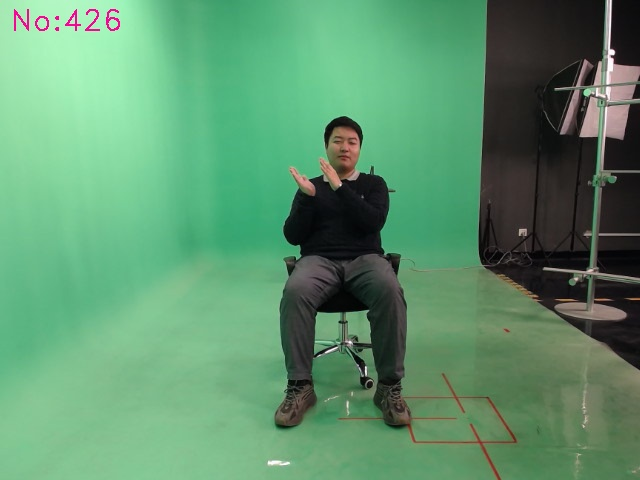
#> input picture others/000000000010.jpg, 640 x 480 px
$ python plot.py
#> lines starting #> are read from the running program, lines starting #| are printed output that depends on the picture
import json
import numpy as np
import matplotlib.pyplot as plt
import matplotlib.image as mpimg

# Load your JSON data
with open('person_keypoints_val.json', 'r') as json_file:
#> (reads others/person_keypoints_val.json from the repository)
    data = json.load(json_file)

# Extract keypoints and skeleton connections
keypoints = np.array(data[0]['keypoints'])
keypoints = keypoints.reshape(-1, 3)  # Reshape to (num_keypoints, 3)

skeleton = [[15, 13], [13, 11], [16, 14], [14, 12], [11, 12], [5, 11], [6, 12],
            [5, 6], [5, 7], [6, 8], [7, 9], [8, 10], [1, 2], [0, 1], [0, 2],
            [1, 3], [2, 4], [3, 5], [4, 6]]

# Separate x, y, and visibility values
x = keypoints[:, 0]
y = keypoints[:, 1]
v = keypoints[:, 2]

# Plot skeleton connections
for sk in skeleton:
    if np.all(v[sk] > 0):
        plt.plot(x[sk], y[sk], linewidth=1, color='red')

# Plot keypoints
plt.plot(x[v > 0], y[v > 0], 'o', markersize=5, markerfacecolor='red', markeredgecolor='k', markeredgewidth=2)

# Load and show the image
img_path = '000000000010.jpg'
img = mpimg.imread(img_path)
#> img is the input picture: shape (480, 640, 3); mean R, G, B 93.7, 146.9, 109.1
plt.imshow(img)

# Show the plot
plt.title('Keypoint Visualization on Your Image')
plt.xlabel('X Coordinate')
plt.ylabel('Y Coordinate')
# plt.gca().invert_yaxis()  # Invert Y-axis to match image coordinates
plt.show()
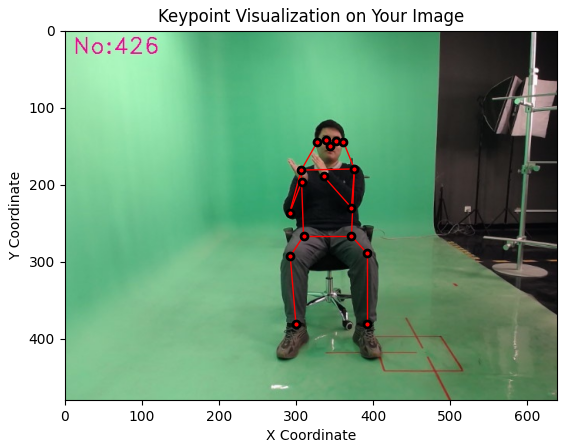
#> figure drawn by matplotlib, 1 panel
